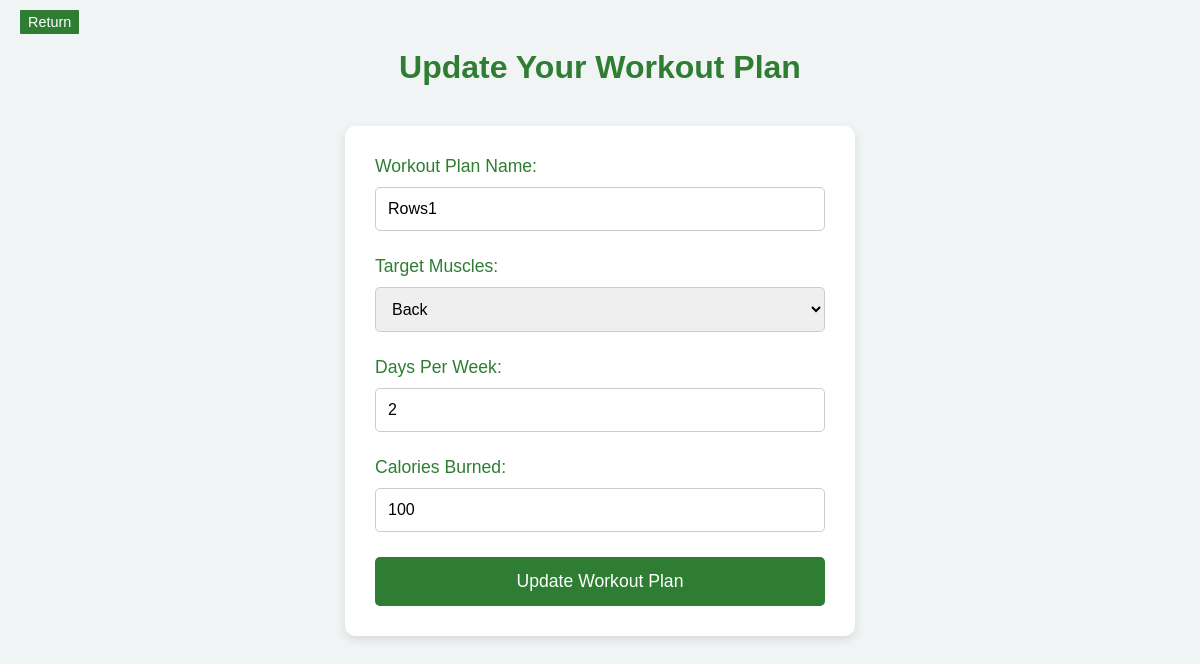
Page /welcome/update/12/ (signed in) on the committed database.
### welcome/models.py (models this page shows)
class WorkoutPlan(models.Model):
    MUSCLE_GROUPS = [
        ('back', 'Back'),
        ('chest', 'Chest'),
        ('biceps', 'Biceps'),
        ('triceps', 'Triceps'),
        ('legs', 'Legs'),
        ('shoulders', 'Shoulders'),
        ('core', 'Core'),
    ]
    user = models.ForeignKey(User, on_delete=models.CASCADE, db_index=True)
    name = models.CharField(max_length=200)
    target_muscles = models.CharField(max_length=20, choices=MUSCLE_GROUPS)
    days_per_week = models.IntegerField()
    calories_burned = models.IntegerField()
    class Meta:
        constraints = [
            models.UniqueConstraint(fields=['user', 'name'], name='unique_user_workout_name')
        ]
        indexes = [
            models.Index(fields=['user', 'target_muscles'], name='user_target_muscle_idx'),
        ]

### welcome/views.py (the view, shortened to what this page needs)
# urls.py: path('update/<int:id>/', views.update_workout, name='update_workout'),
@login_required
def update_workout(request, id):
    workout = get_object_or_404(WorkoutPlan, id=id)
    old_target_muscles = workout.target_muscles
    error_message = None
    return render(request, 'welcome/update_workout.html', {'workout': workout, 'error_message': error_message,})

### welcome/templates/welcome/update_workout.html (shortened to what this page needs)
<!DOCTYPE html>
<html lang="en">
<head>
</head>
<body>
    <div class="top-buttons">
        <a href="{% url 'my_workouts' %}" class="button home-button">Return</a>
    </div>
    <h1>Update Your Workout Plan</h1>
    <form action="" method="POST">
        <label for="name">Workout Plan Name:</label>
        <input type="text" id="name" name="name" value="{{ workout.name }}" required>
        <label for="target_muscles">Target Muscles:</label>
        <select id="target_muscles" name="target_muscles" required>
            <option value="back" {% if workout.target_muscles == 'back' %}selected{% endif %}>Back</option>
        </select>
        <label for="days_per_week">Days Per Week:</label>
        <input type="number" id="days_per_week" name="days_per_week" value="{{ workout.days_per_week }}" min="1" max="7" required>
        <label for="calories_burned">Calories Burned:</label>
        <input type="number" id="calories_burned" name="calories_burned" value="{{ workout.calories_burned }}" min="0" max="1000" required>
        <input type="submit" value="Update Workout Plan">
    </form>
</body>
</html>

### welcome/templates/welcome/update_workout.html (style rules this page uses)
body { font-family: Arial, sans-serif; background-color: #f0f4f4; color: #333; text-align: center; padding: 20px; }
h1 { color: #2e7d32; margin-bottom: 40px; }
form { display: inline-block; text-align: left; background-color: #fff; padding: 30px; border-radius: 10px; box-shadow: 0 4px 10px rgba(0, 0, 0, 0.1); width: 450px; margin-bottom: 50px; }
label { display: block; margin-bottom: 10px; font-size: 1.1em; color: #2e7d32; }
input[type="text"], input[type="number"], select { width: 100%; padding: 12px; margin-bottom: 25px; border-radius: 5px; border: 1px solid #ccc; font-size: 1em; box-sizing: border-box; }
input[type="submit"] { width: 100%; background-color: #2e7d32; color: white; padding: 14px; font-size: 1.1em; border: none; border-radius: 5px; cursor: pointer; transition: background-color 0.3s ease; }
.top-buttons { position: absolute; width: 100%; top: 10px; left: 0; display: flex; justify-content: space-between; padding: 0 20px; box-sizing: border-box; }
.button { padding: 4px 8px; font-size: 0.9em; border-radius: 1px; text-decoration: none; color: white; cursor: pointer; transition: background-color 0.3s ease; border: none; }
.home-button { background-color: #2e7d32; }

### rows in the picture
WorkoutPlan: name "Rows1", target_muscles "Back", days_per_week "2", calories_burned "100"
